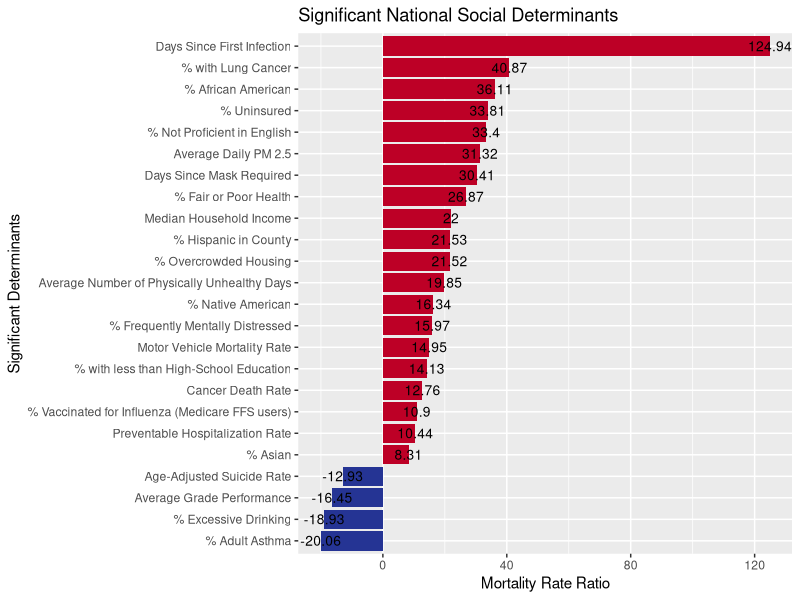
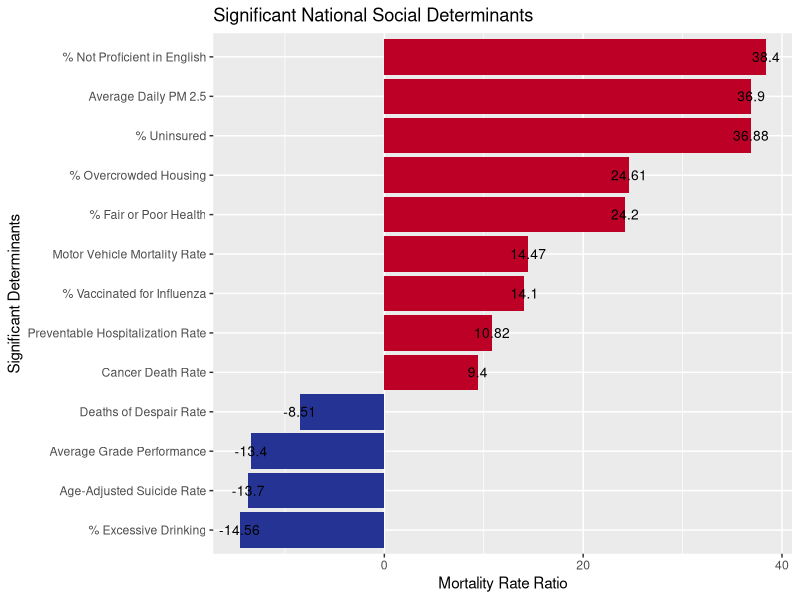
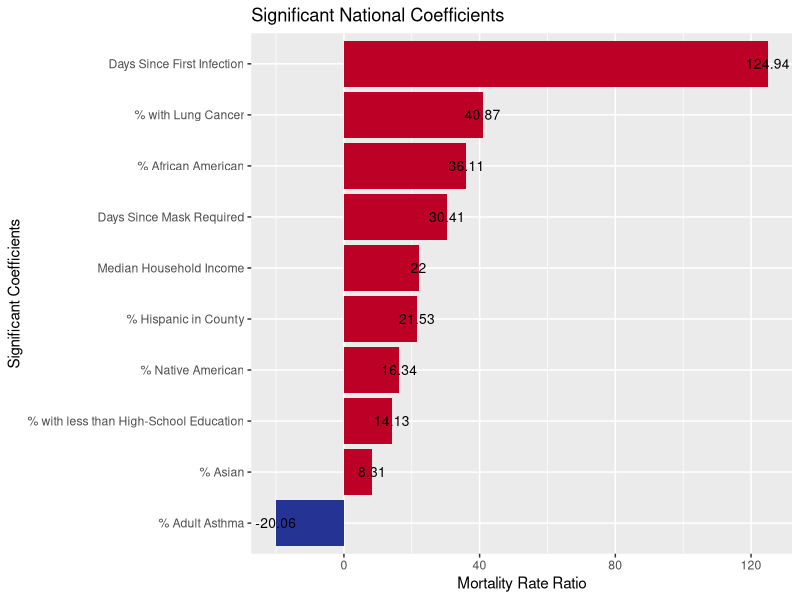
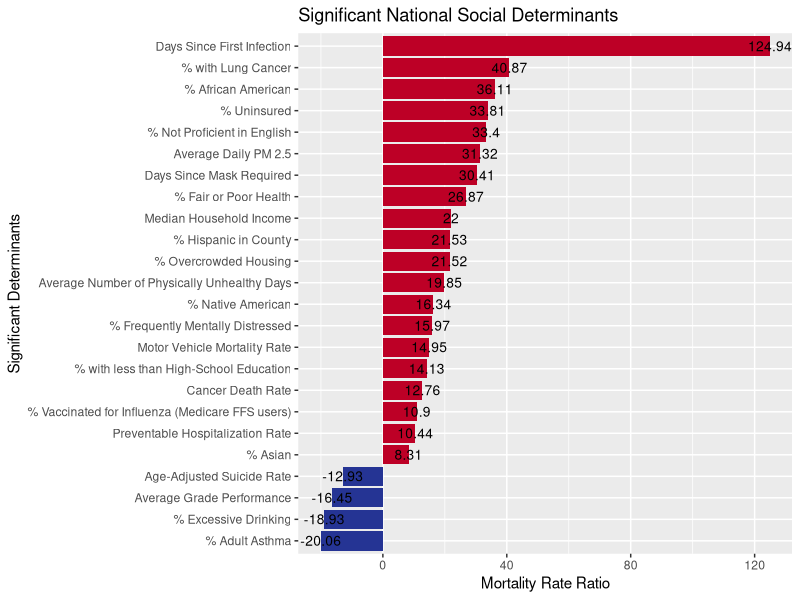
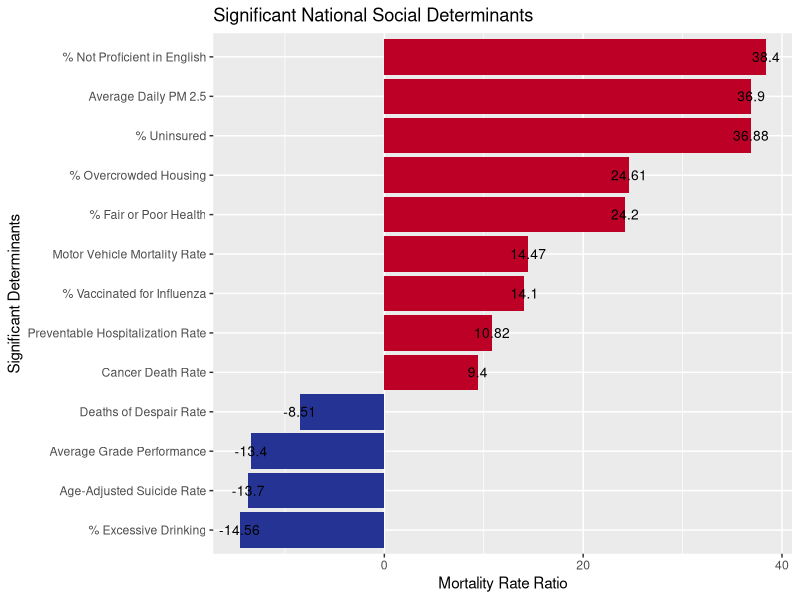
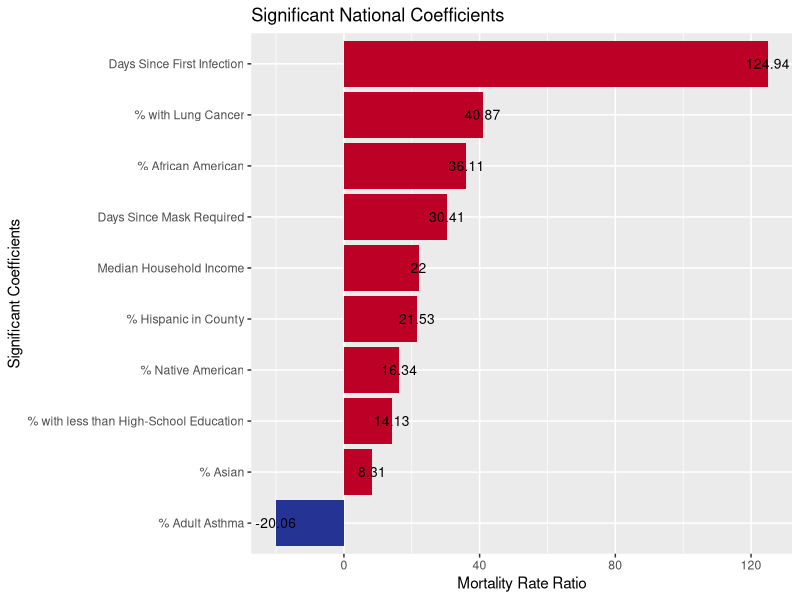

These figures' R source, in order: (Note: this script raises an error after producing the figures.)
## ---- chunk 1
library(ggplot2)

#create data frame with information from Table 2 of the paper
#Social_Determinants = siginificant national determinants
#Mortality_Rate_Ratio = % increase in COVID-19 mortality rate per standard deviation increase of coefficient
national.determinants <- data.frame(Social_Determinants  = c("Days Since First Infection", "% with Lung Cancer","% African American","Days Since Mask Required","Median Household Income","% Hispanic in County", "% Native American", "% with less than High-School Education" , "% Asian", "% Adult Asthma","% Uninsured","% Not Proficient in English", "Average Daily PM 2.5", "% Fair or Poor Health", "% Overcrowded Housing", "Average Number of Physically Unhealthy Days","% Frequently Mentally Distressed","Motor Vehicle Mortality Rate", "Cancer Death Rate","% Vaccinated for Influenza (Medicare FFS users)","Preventable Hospitalization Rate","Age-Adjusted Suicide Rate","Average Grade Performance","% Excessive Drinking"),
                                       Mortality_Rate_Ratio = c("124.94","40.87","36.11","30.41","22.00","21.53","16.34","14.13","8.31","-20.06","33.81","33.40","31.32","26.87","21.52","19.85","15.97","14.95","12.76","10.90","10.44","-12.93","-16.45","-18.93"))

#changes column Mortality_Rate_Ratio from character to numeric
national.determinants$Mortality_Rate_Ratio <- as.numeric(as.character(national.determinants$Mortality_Rate_Ratio))

#graph that does not order them in increasing order
#ggplot(national.determinants, aes(x=Social_Determinants, y=Mortality_Rate_Ratio)) + 
#  ggtitle("Significant National Social Determinants")+
#  xlab("Significant Determinants") +
#  ylab("Mortality Rate Ratio") +
#  geom_bar(stat = "identity")+ 
#  coord_flip()

#changes the order in which Social_Determinants appear
#highest to lowest value
national.determinants$Social_Determinants <- factor(national.determinants$Social_Determinants, levels = national.determinants$Social_Determinants[order(national.determinants$Mortality_Rate_Ratio)])

#graph of national determinants
#red = destructive determinant
#blue = protective determinant
ggplot(national.determinants, aes(x=Social_Determinants, y=Mortality_Rate_Ratio)) + 
  ggtitle("Significant National Social Determinants")+
  xlab("Significant Determinants") +
  ylab("Mortality Rate Ratio") +
  geom_bar(stat = "identity",aes(fill = Mortality_Rate_Ratio<0)) + 
  coord_flip() +
  geom_text(aes(label=Mortality_Rate_Ratio), vjust=0.5,color="black", size=3.5) +
  theme(legend.position='none') +
  scale_fill_manual(values = c("#bd0026", "#253494")) 
 
#scale_color_manual(values = c("#c35442", "#2b517f"))

ggsave("determinants_coefficients.png")
## ---- chunk 2
library(ggplot2)

#create data frame with information from Table 2 of the paper
#Social_Determinants = siginificant national determinants
#Mortality_Rate_Ratio = % increase in COVID-19 mortality rate per standard deviation increase of coefficient
national.determinants <- data.frame(Social_Determinants  = c("% Not Proficient in English","Average Daily PM 2.5","% Uninsured","% Overcrowded Housing","% Fair or Poor Health","Motor Vehicle Mortality Rate","% Vaccinated for Influenza","Preventable Hospitalization Rate","Cancer Death Rate","Deaths of Despair Rate","Average Grade Performance","Age-Adjusted Suicide Rate","% Excessive Drinking"),
                                       Mortality_Rate_Ratio = c("38.40","36.90","36.88","24.61","24.20","14.47","14.10","10.82","9.40","-8.51","-13.4","-13.7","-14.56"))

#changes column Mortality_Rate_Ratio from character to numeric
national.determinants$Mortality_Rate_Ratio <- as.numeric(as.character(national.determinants$Mortality_Rate_Ratio))

#graph that does not order them in increasing order
#ggplot(national.determinants, aes(x=Social_Determinants, y=Mortality_Rate_Ratio)) + 
#  ggtitle("Significant National Social Determinants")+
#  xlab("Significant Determinants") +
#  ylab("Mortality Rate Ratio") +
#  geom_bar(stat = "identity")+ 
#  coord_flip()

#changes the order in which Social_Determinants appear
#highest to lowest value
national.determinants$Social_Determinants <- factor(national.determinants$Social_Determinants, levels = national.determinants$Social_Determinants[order(national.determinants$Mortality_Rate_Ratio)])

#graph but determinants' names overlap
#ggplot(national.determinants, aes(x=Social_Determinants, y=Mortality_Rate_Ratio)) + 
#  ggtitle("Significant National Social Determinants")+
#  xlab("Significant Determinants") +
#  ylab("Mortality Rate Ratio") +
#  geom_bar(stat = "identity")+ 
#  geom_text(aes(label=Mortality_Rate_Ratio), vjust=-0.3, size=3.5)

#graph of national determinants
#red = destructive determinant
#blue = protective determinant
ggplot(national.determinants, aes(x=Social_Determinants, y=Mortality_Rate_Ratio)) + 
  ggtitle("Significant National Social Determinants")+
  xlab("Significant Determinants") +
  ylab("Mortality Rate Ratio") +
  geom_bar(stat = "identity",aes(fill = Mortality_Rate_Ratio<0)) + 
  coord_flip() +
  geom_text(aes(label=Mortality_Rate_Ratio), vjust=0.5,color="black", size=3.5) +
  theme(legend.position='none') +
  scale_fill_manual(values = c("#bd0026", "#253494")) 
 
#scale_color_manual(values = c("#c35442", "#2b517f"))

ggsave("national_determinants.png")
## ---- chunk 3
library(ggplot2)

#create data frame with information from Table 1 of the paper
#Coefficientsdf = siginificant national coefficients from a high-risk control model
#Mortality_Rate_Ratio = % increase in COVID-19 mortality rate per standard deviation increase of coefficient
national.coefficients <- data.frame(Coefficientsdf  = c("Days Since First Infection", "% with Lung Cancer","% African American","Days Since Mask Required","Median Household Income","% Hispanic in County", "% Native American", "% with less than High-School Education" , "% Asian", "% Adult Asthma"),
                                       Mortality_Rate_Ratio = c("124.94","40.87","36.11","30.41","22.00","21.53","16.34","14.13","8.31","-20.06")) 

#changes column Mortality_Rate_Ratio from character to numeric
national.coefficients$Mortality_Rate_Ratio <- as.numeric(as.character(national.coefficients$Mortality_Rate_Ratio))

#changes the order in which Coefficientsdf appear
#highest to lowest value
national.coefficients$Coefficientsdf <- factor(national.coefficients$Coefficientsdf, levels = national.coefficients$Coefficientsdf[order(national.coefficients$Mortality_Rate_Ratio)])

#graph of national coefficients
#red = destructive determinant
#blue = protective determinant
ggplot(national.coefficients, aes(x=Coefficientsdf , y=Mortality_Rate_Ratio)) + 
  ggtitle("Significant National Coefficients")+
  xlab("Significant Coefficients") +
  ylab("Mortality Rate Ratio") +
  geom_bar(stat = "identity",aes(fill = Mortality_Rate_Ratio<0)) + 
  coord_flip() +
  geom_text(aes(label=Mortality_Rate_Ratio), vjust=0.5,color="black", size=3.5) +
  theme(legend.position='none') +
  scale_fill_manual(values = c("#bd0026", "#253494")) 

ggsave("national_coefficients.png")

## ---- chunk 4
library(plyr)
library(ggplot2)
library(dbplyr)
library(reshape2)
library(tidyr)

#states with not enough data: UT,VT,DE,ME,MD,MA,NH,NJ
#states that did not work with above code: AK,MI,RI,WY
prtdescombined = rbind(dataAL , dataAR,dataAZ,dataCA, dataCO, dataFL, dataGA, dataIA, dataID,dataIL,dataIN,dataKS, dataKY, dataLA, dataMI, dataMN, dataMO, dataMS, dataMT, dataNC, dataND, dataNE, dataNJ, dataNM, dataNY, dataOH,dataOK,dataOR,dataPA,dataSC,dataSD, dataTN,dataTX,dataVA,dataWA,dataWI,dataWV)

#Format
#Determinant Name
#line 1: determinant."name" created by subsetting the prtdescombined data frame witht the determinant name
#line 2: count."name" created by counting a p-value
#line 3: determinant."name" updated by combinding the older version of determinant."name" and count."name"

#Confirmed
determinant.confirmed = subset(prtdescombined, y == "Confirmed")
count.confirmed<- count(determinant.confirmed$x, "1.820609")
#countofconfirmed<- ldply(determinant.confirmed,function(c) sum(c=="1.519982"))
#frequency.confirmed = countofconfirmed[-c(2, 3),]
#determinant.confirmed$Frequency = frequency.confirmed$V1
determinant.confirmed<- cbind(determinant.confirmed, count.confirmed[,2, drop=FALSE])

#Active
determinant.active = subset(prtdescombined, y == "Active")
count.active<- count(determinant.active$x, "1.790520")
determinant.active<- cbind(determinant.active, count.active[,2, drop=FALSE])

#Case Fatality Ratio
determinant.case.fatality = subset(prtdescombined, y == "Case.Fatality_Ratio")
count.case.fatality<- count(determinant.case.fatality$x, "2.239948")
determinant.case.fatality<- cbind(determinant.case.fatality, count.case.fatality[,2, drop=FALSE])

#Teen Birth
determinant.teenbirth = subset(prtdescombined, y == "Teen Birth Rate")
count.teenbirth<- count(determinant.teenbirth$x, "1.5191014")
determinant.teenbirth<- cbind(determinant.teenbirth, count.teenbirth[,2, drop=FALSE])

#% Frequent Mental Distress
determinant.frequentmentaldistress = subset(prtdescombined, y == "% Frequent Mental Distress")
count.frequentmentaldistress<- count(determinant.frequentmentaldistress$x, "0.61055846")
determinant.frequentmentaldistress<- cbind(determinant.frequentmentaldistress, count.frequentmentaldistress[,2, drop=FALSE])

#data frame of combined sub data frames
significant.determinants.combined<-rbind(determinant.confirmed,determinant.active,determinant.case.fatality,determinant.teenbirth,determinant.frequentmentaldistress)

#combineddata$Frequency <- as.factor(as.character(combineddata$Frequency))

#graphofdeterminants <- ggplot(data=combineddata, aes(x=y, y=freq, fill=Effect on MRR)) +
#  geom_bar(stat = "identity", position="stack")+ 
#  coord_flip()
#graphofdeterminants

#Graph of all Determinants
ggplot(significant.determinants.combined) +
  geom_bar(aes(x = y, fill = `Effect on MRR`)) +
  ggtitle("Frequency of State GWAS Determinants") +
  xlab("Determinants") +
  ylab("Frequency") +
  coord_flip()

## ---- chunk 5
library(ggplot2)

#Format
#Determinant Name
#line 1: determinant."name" created by subsetting the prtdescombined data frame witht the determinant name
#line 2: count."name" created by counting a p-value
#line 3: determinant."name" updated by combinding the older version of determinant."name" and count."name"

#Incidence Rate
determinant.incidencerate = subset(prtdescombined, y == "Incidence_Rate")
count.incidencerate<- count(determinant.incidencerate$x, "2.74199053")
determinant.incidencerate<- cbind(determinant.incidencerate, count.incidencerate[,2, drop=FALSE])

#Case Fatality Ratio
determinant.case.fatality = subset(prtdescombined, y == "Case.Fatality_Ratio")
count.case.fatality<- count(determinant.case.fatality$x, "2.239948")
determinant.case.fatality<- cbind(determinant.case.fatality, count.case.fatality[,2, drop=FALSE])

#Confirmed
determinant.confirmed = subset(prtdescombined, y == "Confirmed")
count.confirmed<- count(determinant.confirmed$x, "1.820609")
determinant.confirmed<- cbind(determinant.confirmed, count.confirmed[,2, drop=FALSE])

#Active
determinant.active = subset(prtdescombined, y == "Active")
count.active<- count(determinant.active$x, "1.790520")
determinant.active<- cbind(determinant.active, count.active[,2, drop=FALSE])

#Longitutde
determinant.long = subset(prtdescombined, y == "Long_")
count.long<- count(determinant.long$x, "0.39590409")
determinant.long<- cbind(determinant.long, count.long[,2, drop=FALSE])

#% Not Proficient in English
determinant.notproficientinenglish = subset(prtdescombined, y == "% Not Proficient in English")
count.notproficientinenglish<- count(determinant.notproficientinenglish$x, "2.3443178")
determinant.notproficientinenglish<- cbind(determinant.notproficientinenglish, count.notproficientinenglish[,2, drop=FALSE])

#% Uninsured 1
determinant.uninsured_1 = subset(prtdescombined, y == "% Uninsured_1")
count.uninsured_1<- count(determinant.uninsured_1$x, "1.54717163")
determinant.uninsured_1<- cbind(determinant.uninsured_1, count.uninsured_1[,2, drop=FALSE])

#Income Ratio
determinant.incomeratio = subset(prtdescombined, y == "Income Ratio")
count.incomeratio<- count(determinant.incomeratio$x, "0.01679635")
determinant.incomeratio<- cbind(determinant.incomeratio, count.incomeratio[,2, drop=FALSE])

#% Female
determinant.female = subset(prtdescombined, y == "% Female")
count.female<- count(determinant.female$x, "2.0518989")
determinant.female<- cbind(determinant.female, count.female[,2, drop=FALSE])

#% Hispanic
determinant.hispanic = subset(prtdescombined, y == "% Hispanic")
count.hispanic<- count(determinant.hispanic$x, "1.667689")
determinant.hispanic<- cbind(determinant.hispanic, count.hispanic[,2, drop=FALSE])

#Average Daily PM2.5
determinant.averagedaily_pm2.5 = subset(prtdescombined, y == "Average Daily PM2.5")
count.averagedaily_pm2.5<- count(determinant.averagedaily_pm2.5$x, "3.03507631")
determinant.averagedaily_pm2.5<- cbind(determinant.averagedaily_pm2.5, count.averagedaily_pm2.5[,2, drop=FALSE])

#Prime_Pecent
determinant.prime_pecent = subset(prtdescombined, y == "prime_pecent")
count.prime_pecent<- count(determinant.prime_pecent$x, "0.6426303")
determinant.prime_pecent<- cbind(determinant.prime_pecent, count.prime_pecent[,2, drop=FALSE])

#data frame with combined determinants
top10significant.determinants<-rbind(determinant.incidencerate,determinant.case.fatality,determinant.confirmed,determinant.active,determinant.long,determinant.notproficientinenglish,determinant.uninsured_1,determinant.incomeratio,determinant.female,determinant.hispanic,determinant.averagedaily_pm2.5,determinant.prime_pecent)


#plot of top 12 significant determinants
ggplot(top10significant.determinants) +
  geom_bar(aes(x = y, fill = `Effect on MRR`)) +
  ggtitle("Frequency of Top 12 State GWAS Determinants") +
  xlab("Determinant Name") +
  ylab("Frequency") +
  coord_flip()
